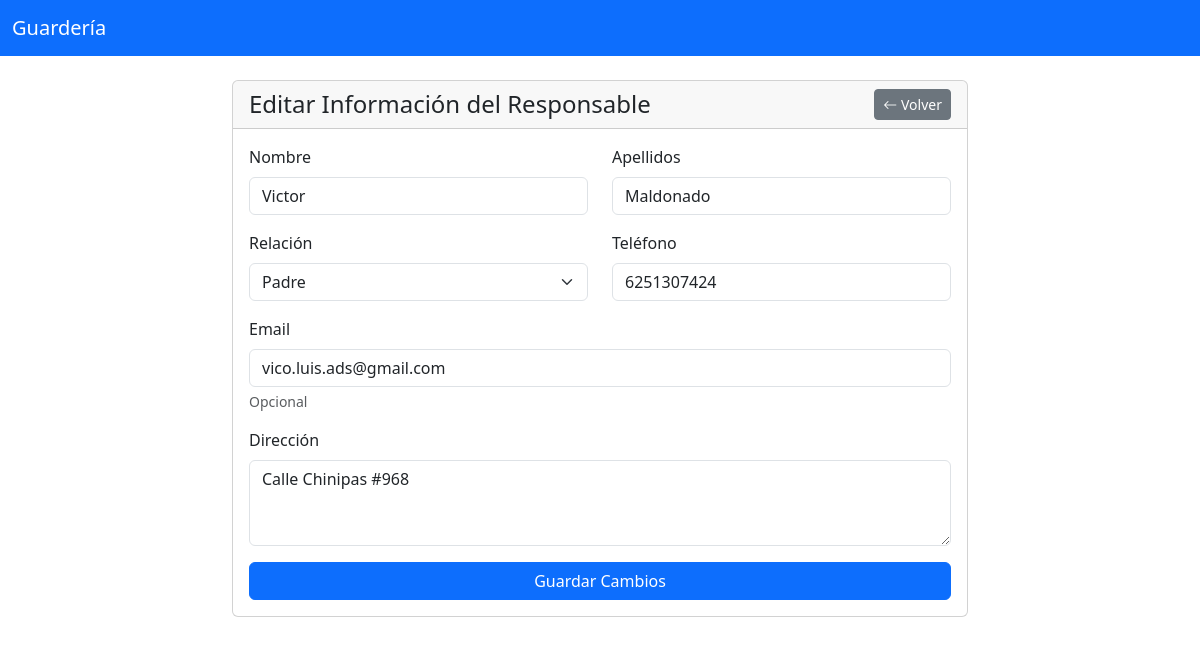
The page /guardians/edit.php?id=1 (signed in) on the database its author committed.
### tables this page shows
CREATE TABLE guardians (
        id INTEGER PRIMARY KEY AUTOINCREMENT,
        first_name TEXT NOT NULL,
        last_name TEXT NOT NULL,
        relationship TEXT NOT NULL,
        phone TEXT NOT NULL,
        email TEXT,
        address TEXT NOT NULL,
        created_at DATETIME DEFAULT CURRENT_TIMESTAMP
    );

### db/connection.php (called while the page is built, shortened)
<?php
class Database {
    private static $instance = null;
    private $db;
    private function __construct() {
        try {
            $this->db = new SQLite3(__DIR__ . '/daycare.db');
            $this->db->enableExceptions(true);
        } catch (Exception $e) {
            die('Database connection failed: ' . $e->getMessage());
        }
    }
    public static function getInstance() {
        if (self::$instance === null) {
            self::$instance = new self();
        }
        return self::$instance;
    }
    public function query($sql, $params = []) {
        try {
            $stmt = $this->db->prepare($sql);
            foreach ($params as $param => $value) {
                $type = is_int($value) ? SQLITE3_INTEGER : SQLITE3_TEXT;
                if ($stmt->bindValue($param, $value, $type) === false) {
                    throw new Exception('Failed to bind parameter ' . $param);
                }
            }
            $result = $stmt->execute();
            return $result;
        } catch (Exception $e) {
            throw new Exception('Query failed: ' . $e->getMessage());
        }
    }
}
?>

### guardians/edit.php (the view, shortened to what this page needs)
<?php
require_once '../db/connection.php';
$db = Database::getInstance();
$guardian_id = isset($_GET['id']) ? (int)$_GET['id'] : 0;
$guardian_result = $db->query(
    'SELECT * FROM guardians WHERE id = :id',
    [':id' => $guardian_id]
);
$guardian = $guardian_result->fetchArray(SQLITE3_ASSOC);
?>
<!DOCTYPE html>
<html lang="es">
<head>
    <link href="https://cdn.jsdelivr.net/npm/bootstrap@5.3.0/dist/css/bootstrap.min.css" rel="stylesheet">
    <link href="https://cdn.jsdelivr.net/npm/bootstrap-icons@1.7.2/font/bootstrap-icons.css" rel="stylesheet">
</head>
<body>
    <nav class="navbar navbar-dark bg-primary">
        <div class="container-fluid">
            <a class="navbar-brand" href="../dashboard.php">Guardería</a>
        </div>
    </nav>
    <div class="container mt-4">
        <div class="row">
            <div class="col-md-8 offset-md-2">
                <div class="card">
                    <div class="card-header d-flex justify-content-between align-items-center">
                        <h4 class="mb-0">Editar Información del Responsable</h4>
                        <a href="view.php?id=<?php echo $guardian_id; ?>" class="btn btn-secondary btn-sm">
                            <i class="bi bi-arrow-left"></i> Volver
                        </a>
                    </div>
                    <div class="card-body">
                        <form method="POST" action="">
                            <div class="row mb-3">
                                <div class="col-md-6">
                                    <label for="first_name" class="form-label">Nombre</label>
                                    <input type="text" class="form-control" id="first_name" name="first_name"
                                           value="<?php echo htmlspecialchars($guardian['first_name']); ?>" required>
                                </div>
                                <div class="col-md-6">
                                    <label for="last_name" class="form-label">Apellidos</label>
                                    <input type="text" class="form-control" id="last_name" name="last_name"
                                           value="<?php echo htmlspecialchars($guardian['last_name']); ?>" required>
                                </div>
                            </div>
                            <div class="row mb-3">
                                <div class="col-md-6">
                                    <label for="relationship" class="form-label">Relación</label>
                                    <select class="form-select" id="relationship" name="relationship" required>
                                        <option value="Padre" <?php echo $guardian['relationship'] == 'Padre' ? 'selected' : ''; ?>>Padre</option>
                                    </select>
                                </div>
                                <div class="col-md-6">
                                    <label for="phone" class="form-label">Teléfono</label>
                                    <input type="tel" class="form-control" id="phone" name="phone"
                                           value="<?php echo htmlspecialchars($guardian['phone']); ?>" required>
                                </div>
                            </div>
                            <div class="mb-3">
                                <label for="email" class="form-label">Email</label>
                                <input type="email" class="form-control" id="email" name="email"
                                       value="<?php echo htmlspecialchars($guardian['email'] ?? ''); ?>">
                                <div class="form-text">Opcional</div>
                            </div>
                            <div class="mb-3">
                                <label for="address" class="form-label">Dirección</label>
                                <textarea class="form-control" id="address" name="address" rows="3" required><?php echo htmlspecialchars($guardian['address']); ?></textarea>
                            </div>
                            <div class="d-grid gap-2">
                                <button type="submit" class="btn btn-primary">Guardar Cambios</button>
                            </div>
                        </form>
                    </div>
                </div>
            </div>
        </div>
    </div>
</body>
</html>

### rows shown on the page
guardians: first_name "Victor", last_name "Maldonado", relationship "Padre", phone "6251307424", email "vico.luis.ads@gmail.com", address "Calle Chinipas #968"
